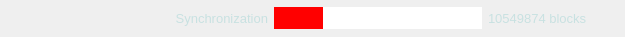
     <widget class="QWidget" name="wStatusBar" native="true">
      <property name="minimumSize">
       <size>
        <width>0</width>
        <height>37</height>
       </size>
      </property>
      <property name="maximumSize">
       <size>
        <width>16777215</width>
        <height>37</height>
       </size>
      </property>
      <property name="styleSheet">
       <string notr="true">#wStatusBar {
	background-color: #BF1919;
}
QLabel {
	color: #c8e1e1;
}</string>
      </property>
      <layout class="QHBoxLayout" name="horizontalLayout_6" stretch="0,1,0,1,0,0,0">
       <property name="leftMargin">
        <number>0</number>
       </property>
       <property name="topMargin">
        <number>0</number>
       </property>
       <property name="rightMargin">
        <number>0</number>
       </property>
       <property name="bottomMargin">
        <number>0</number>
       </property>
       <item>
        <spacer name="horizontalSpacer_8">
         <property name="orientation">
          <enum>Qt::Horizontal</enum>
         </property>
         <property name="sizeType">
          <enum>QSizePolicy::Fixed</enum>
         </property>
         <property name="sizeHint" stdset="0">
          <size>
           <width>5</width>
           <height>20</height>
          </size>
         </property>
        </spacer>
       </item>
       <item>
        <widget class="QLabel" name="label_12">
         <property name="minimumSize">
          <size>
           <width>263</width>
           <height>0</height>
          </size>
         </property>
         <property name="font">
          <font>
           <pointsize>10</pointsize>
          </font>
         </property>
         <property name="text">
          <string>Synchronization</string>
         </property>
         <property name="alignment">
          <set>Qt::AlignRight|Qt::AlignTrailing|Qt::AlignVCenter</set>
         </property>
        </widget>
       </item>
       <item>
        <widget class="QProgressBar" name="progressBar">
         <property name="minimumSize">
          <size>
           <width>208</width>
           <height>0</height>
          </size>
         </property>
         <property name="styleSheet">
          <string notr="true">QProgressBar {
    border: 0px solid grey;
	background-color: white;
}

QProgressBar::chunk {
    background-color: #ff0000;
    /*width: 20px;*/
}</string>
         </property>
         <property name="value">
          <number>24</number>
         </property>
         <property name="textVisible">
          <bool>false</bool>
         </property>
         <property name="format">
          <string/>
         </property>
        </widget>
       </item>
       <item>
        <widget class="QLabel" name="label_13">
         <property name="font">
          <font>
           <pointsize>10</pointsize>
          </font>
         </property>
         <property name="text">
          <string>10549874 blocks</string>
         </property>
        </widget>
       </item>
       <item>
        <spacer name="horizontalSpacer_6">
         <property name="orientation">
          <enum>Qt::Horizontal</enum>
         </property>
         <property name="sizeHint" stdset="0">
          <size>
           <width>20</width>
           <height>20</height>
          </size>
         </property>
        </spacer>
       </item>
       <item>
        <widget class="QLabel" name="label_14">
         <property name="text">
          <string notr="true"/>
         </property>
         <property name="pixmap">
          <pixmap resource="../res.qrc">:/res/connection_1.png</pixmap>
         </property>
        </widget>
       </item>
       <item>
        <spacer name="horizontalSpacer_7">
         <property name="orientation">
          <enum>Qt::Horizontal</enum>
         </property>
         <property name="sizeType">
          <enum>QSizePolicy::Fixed</enum>
         </property>
         <property name="sizeHint" stdset="0">
          <size>
           <width>5</width>
           <height>20</height>
          </size>
         </property>
        </spacer>
       </item>
      </layout>
     </widget>
